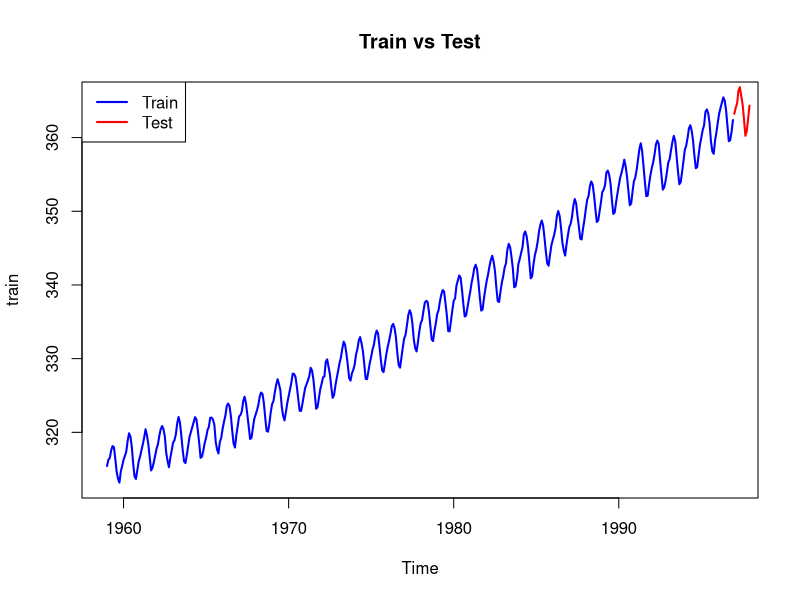
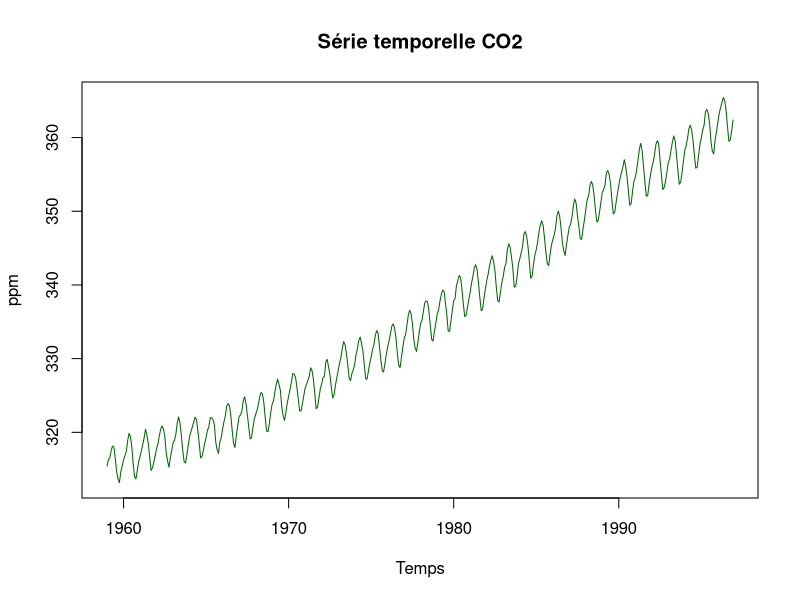
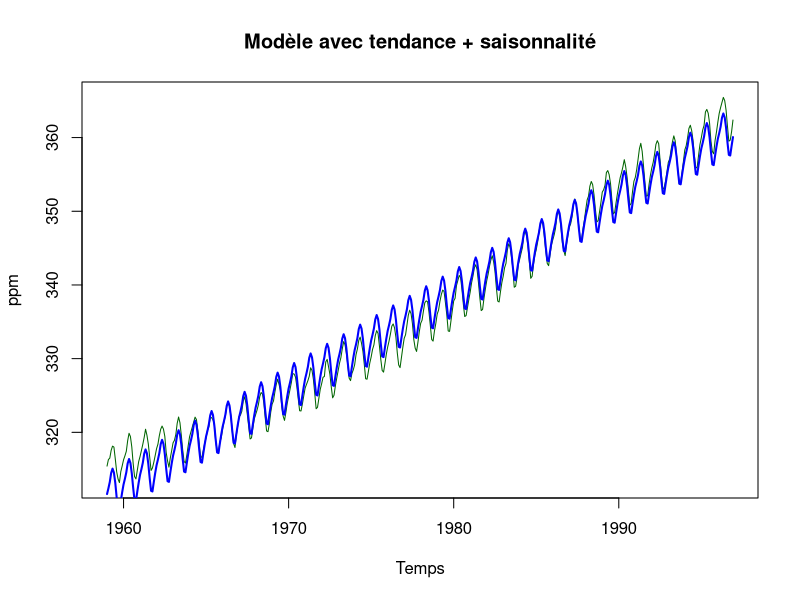
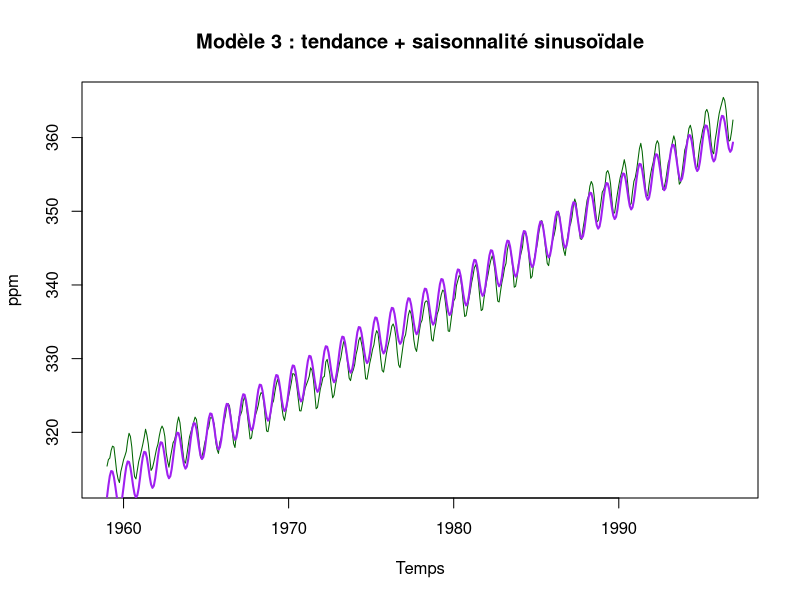
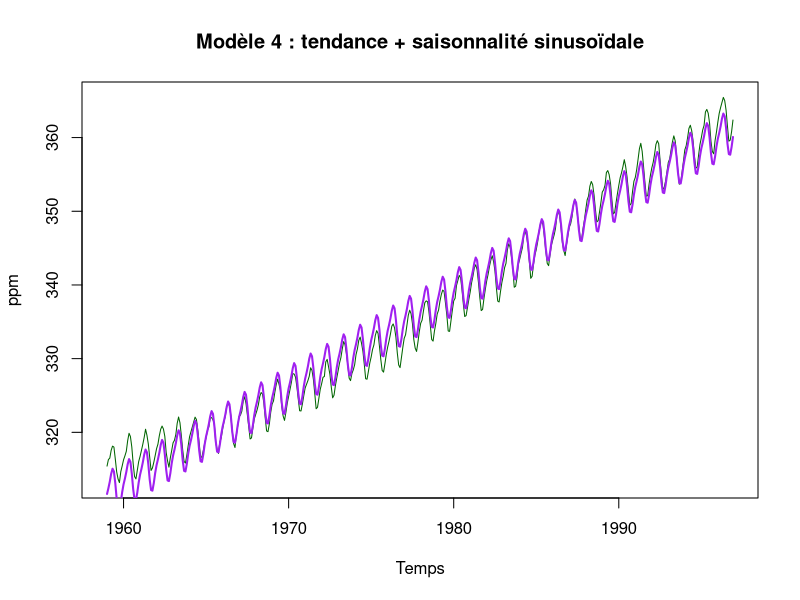
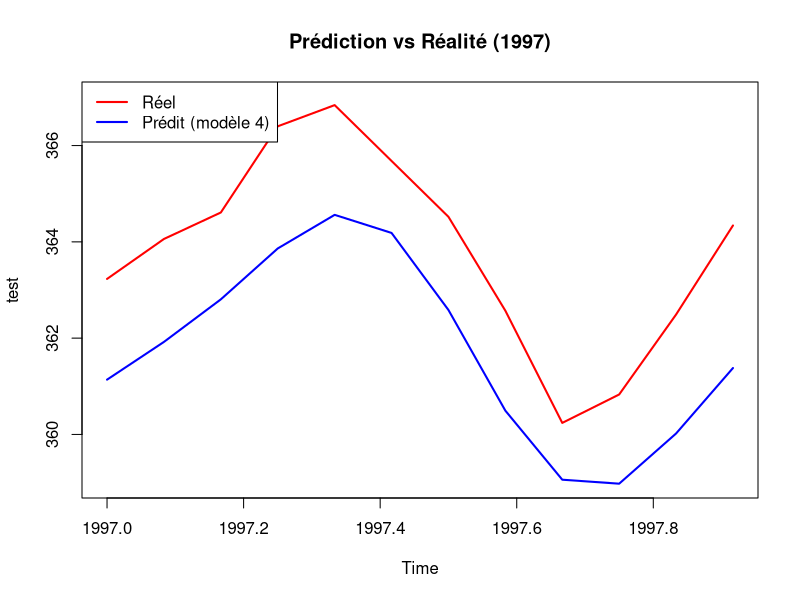
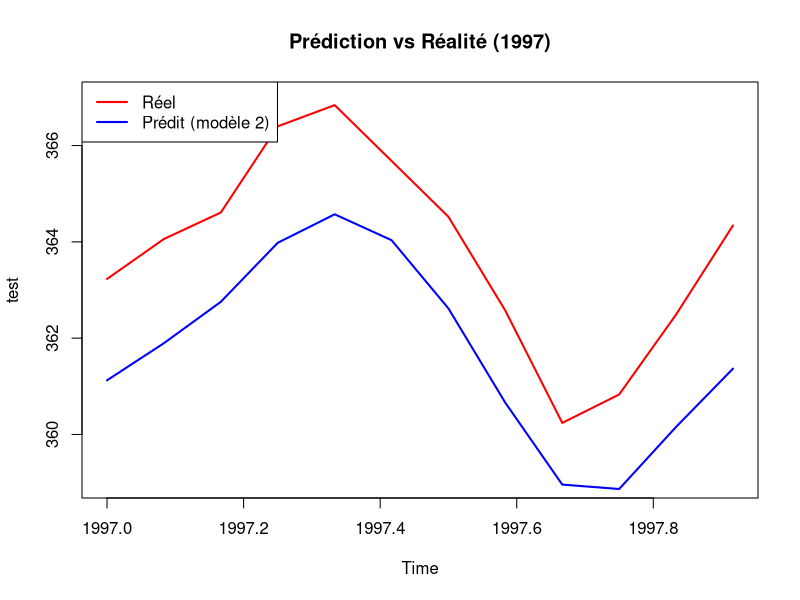
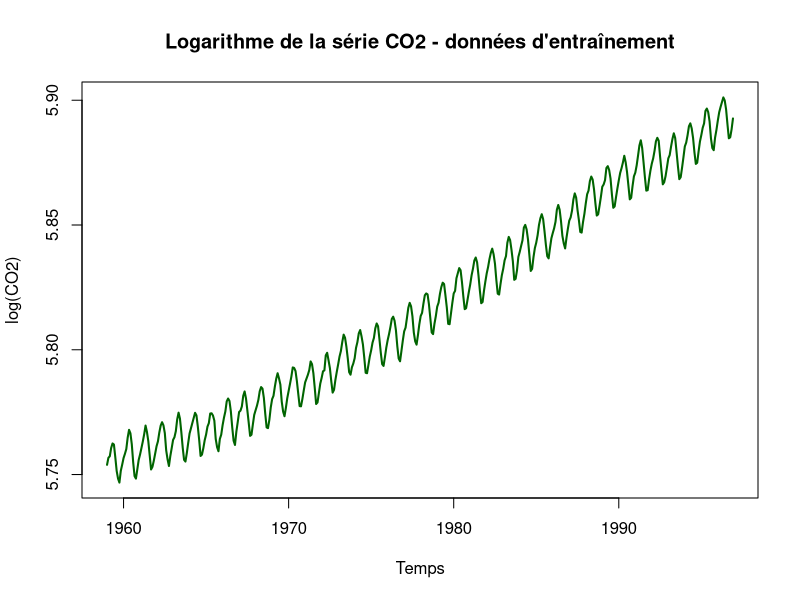

Write the R code that produced these figures, in order.

#Chargement des librairies
library(forecast)
library(tseries)



data(co2)

# On garde la dernière année (1997) pour test
train <- window(co2, end=c(1996,12))
test  <- window(co2, start=c(1997,1))


# Visualisation
plot(train, main="Train vs Test", col="blue", lwd=2)
lines(test, col="red", lwd=2)
legend("topleft", legend=c("Train","Test"),
       col=c("blue","red"), lwd=2)





plot(train,
     main = "Série temporelle CO2",
     ylab = "ppm",
     xlab = "Temps",
     col = "darkgreen")


# variable temps
t <- 1:length(train)

# Modèle 1 : régression linéaire simple

modele1 <- lm(train ~ t)

# Résumé du modèle
cat("\n===== Modèle 1 : CO2 ~ temps =====\n")
print(summary(modele1))

# Ajouter la droite de régression
abline(modele1, col = "red", lwd = 2)


# Modèle 2
# avec saisonnalité
mois <- factor(cycle(train))

modele2 <- lm(train ~ t + mois)

# Résumé du modèle
cat("\n===== Modèle 2 : CO2 ~ temps + mois =====\n")
print(summary(modele2))


# Visualisation du modèle 2

plot(train,
     main = "Modèle avec tendance + saisonnalité",
     ylab = "ppm",
     xlab = "Temps",
     col = "darkgreen")


lines(ts(fitted(modele2), start = start(train), frequency = frequency(train)),
      col = "blue", lwd = 2)



# Modèle 3
# Période = 12 mois
modele3 <- lm(train ~ t +
                sin(2*pi*t/12) + cos(2*pi*t/12))

# Résumé
cat("\n===== Modèle 3 : CO2 ~ temps + sin/cos =====\n")
print(summary(modele3))

plot(train,
     main = "Modèle 3 : tendance + saisonnalité sinusoïdale",
     ylab = "ppm",
     xlab = "Temps",
     col = "darkgreen")

lines(ts(fitted(modele3),
         start = start(train),
         frequency = frequency(train)),
      col = "purple", lwd = 2)


modele4 <- lm(train ~ t +
                sin(2*pi*t/12) + cos(2*pi*t/12) +
                sin(4*pi*t/12) + cos(4*pi*t/12))

# Résumé
cat("\n===== Modèle 4 : CO2 ~ temps + sin/cos =====\n")
print(summary(modele3))

plot(train,
     main = "Modèle 4 : tendance + saisonnalité sinusoïdale",
     ylab = "ppm",
     xlab = "Temps",
     col = "darkgreen")

lines(ts(fitted(modele4),
         start = start(train),
         frequency = frequency(train)),
      col = "purple", lwd = 2)


cat("\n===== Comparaison AIC =====\n")
print(AIC(modele1, modele2, modele3, modele4))

# temps pour le test
t_test <- (length(train) + 1):(length(train) + length(test))

# prédictions modèle 4
pred4 <- predict(modele4,
                 newdata = data.frame(
                   t = t_test
                 ))

plot(test, col="red", lwd=2, main="Prédiction vs Réalité (1997)", ylim = c(359,367))
lines(ts(pred4, start=start(test), frequency=12),
      col="blue", lwd=2)

legend("topleft",
       legend=c("Réel","Prédit (modèle 4)"),
       col=c("red","blue"),
       lwd=2)

rmse4 <- sqrt(mean((test - pred4)^2))
rmse4

mape4 <- mean(abs((test - pred4) / test)) * 100
mape4

# prédictions modèle 2
mois_test <- factor(cycle(test), levels = levels(mois))

pred2 <- predict(modele2,
                 newdata = data.frame(
                   t = t_test,
                   mois = mois_test
                 ))

plot(test, col="red", lwd=2, main="Prédiction vs Réalité (1997)", ylim = c(359,367))
lines(ts(pred2, start=start(test), frequency=12),
      col="blue", lwd=2)

legend("topleft",
       legend=c("Réel","Prédit (modèle 2)"),
       col=c("red","blue"),
       lwd=2)

rmse2 <- sqrt(mean((test - pred2)^2))
rmse2

mape2 <- mean(abs((test - pred2) / test)) * 100
mape2



# MODÈLE SARIMA

library(forecast)
library(tseries)

# 1. Séparation train / test

train <- window(co2, end = c(1996, 12))
test  <- window(co2, start = c(1997, 1))

# 2. Transformation logarithmique

# Le logarithme est optionnel pour CO2.

log_train <- log(train)
log_test  <- log(test)

plot(log_train,
     main = "Logarithme de la série CO2 - données d'entraînement",
     ylab = "log(CO2)",
     xlab = "Temps",
     col = "darkgreen",
     lwd = 2)

# 3. Analyse ACF / PACF de la série brute

Acf(log_train, lag.max = 50,
    main = "ACF de log(CO2)")

Pacf(log_train, lag.max = 50,
     main = "PACF de log(CO2)")

# On observe généralement :
# - une forte dépendance temporelle ;
# - une saisonnalité annuelle ;
# - une non-stationnarité due à la tendance.

# 4. Différenciation ordinaire

d1_log_train <- diff(log_train, differences = 1)

plot(d1_log_train,
     main = "Différenciation ordinaire de log(CO2)",
     ylab = "Différence première",
     xlab = "Temps",
     col = "blue",
     lwd = 2)

Acf(d1_log_train, lag.max = 50,
    main = "ACF après différenciation ordinaire")

Pacf(d1_log_train, lag.max = 50,
     main = "PACF après différenciation ordinaire")

# La différenciation ordinaire enlève principalement la tendance.
# Mais il reste encore souvent une saisonnalité annuelle.

# 5. Différenciation saisonnière

d2_log_train <- diff(d1_log_train, lag = 12)

plot(d2_log_train,
     main = "Différenciation ordinaire + saisonnière",
     ylab = "Série différenciée",
     xlab = "Temps",
     col = "purple",
     lwd = 2)

Acf(d2_log_train, lag.max = 50,
    main = "ACF après double différenciation")

Pacf(d2_log_train, lag.max = 50,
     main = "PACF après double différenciation")

# Ici on a appliqué :
# - une différenciation ordinaire : d = 1 ;
# - une différenciation saisonnière de période 12 : D = 1.

# Donc on cherchera un modèle de type :
# SARIMA(p,1,q)(P,1,Q)[12]

# 6. Test ADF

cat("\n===== Test ADF sur log(CO2) brut =====\n")
print(adf.test(log_train))

cat("\n===== Test ADF après différenciation =====\n")
print(adf.test(d2_log_train))

# Attention :
# Le test ADF peut être trompeur sur des séries fortement saisonnières.
# On l'utilise comme indication, pas comme preuve absolue.

# 7. Ajustement de plusieurs modèles SARIMA candidats

mod_sarima_1 <- Arima(log_train,
                      order = c(0, 1, 1),
                      seasonal = list(order = c(0, 1, 1),
                                      period = 12))

mod_sarima_2 <- Arima(log_train,
                      order = c(1, 1, 1),
                      seasonal = list(order = c(0, 1, 1),
                                      period = 12))

mod_sarima_3 <- Arima(log_train,
                      order = c(0, 1, 1),
                      seasonal = list(order = c(1, 1, 1),
                                      period = 12))

mod_sarima_4 <- Arima(log_train,
                      order = c(1, 1, 0),
                      seasonal = list(order = c(0, 1, 1),
                                      period = 12))

mod_sarima_auto <- auto.arima(log_train,
                              seasonal = TRUE,
                              stepwise = FALSE,
                              approximation = FALSE)

# 8. Comparaison AIC

cat("\n===== Comparaison AIC des modèles SARIMA =====\n")

print(AIC(mod_sarima_1,
          mod_sarima_2,
          mod_sarima_3,
          mod_sarima_4,
          mod_sarima_auto))

# On choisit ici le modèle avec le plus petit AIC.
# Tu peux changer manuellement selon les résultats obtenus.

meilleur_modele <- mod_sarima_auto

cat("\n===== Résumé du meilleur modèle choisi =====\n")
print(summary(meilleur_modele))

# 9. Diagnostic des résidus

checkresiduals(meilleur_modele)

# Si les résidus ressemblent à un bruit blanc,
# alors le modèle a bien capturé la structure temporelle.


# 10. Prévision sur 1997


pred_log <- forecast(meilleur_modele, h = length(test))

plot(pred_log,
     main = "Prévision SARIMA sur log(CO2)",
     ylab = "log(CO2)",
     xlab = "Temps")

lines(log_test, col = "red", lwd = 2)

legend("topleft",
       legend = c("Prévision", "Valeurs réelles"),
       col = c("blue", "red"),
       lwd = 2)


# 11. Retour à l'échelle originale


pred_co2 <- exp(pred_log$mean)

plot(test,
     main = "Prévision SARIMA sur CO2 - année 1997",
     ylab = "CO2 en ppm",
     xlab = "Temps",
     col = "red",
     lwd = 2,
     ylim = range(c(test, pred_co2)))

lines(ts(pred_co2,
         start = start(test),
         frequency = frequency(test)),
      col = "blue",
      lwd = 2)

legend("topleft",
       legend = c("Valeurs réelles", "Prévision SARIMA"),
       col = c("red", "blue"),
       lwd = 2)

# 12. Erreurs de prévision sur 1997

val_obs <- as.numeric(test)
val_pred <- as.numeric(pred_co2)

rmse_sarima <- sqrt(mean((val_pred - val_obs)^2))
mae_sarima  <- mean(abs(val_pred - val_obs))
mape_sarima <- mean(abs((val_obs - val_pred) / val_obs)) * 100

cat("\n===== Erreurs de prévision sur 1997 =====\n")
cat("RMSE =", rmse_sarima, "\n")
cat("MAE  =", mae_sarima, "\n")
cat("MAPE =", mape_sarima, "%\n")
